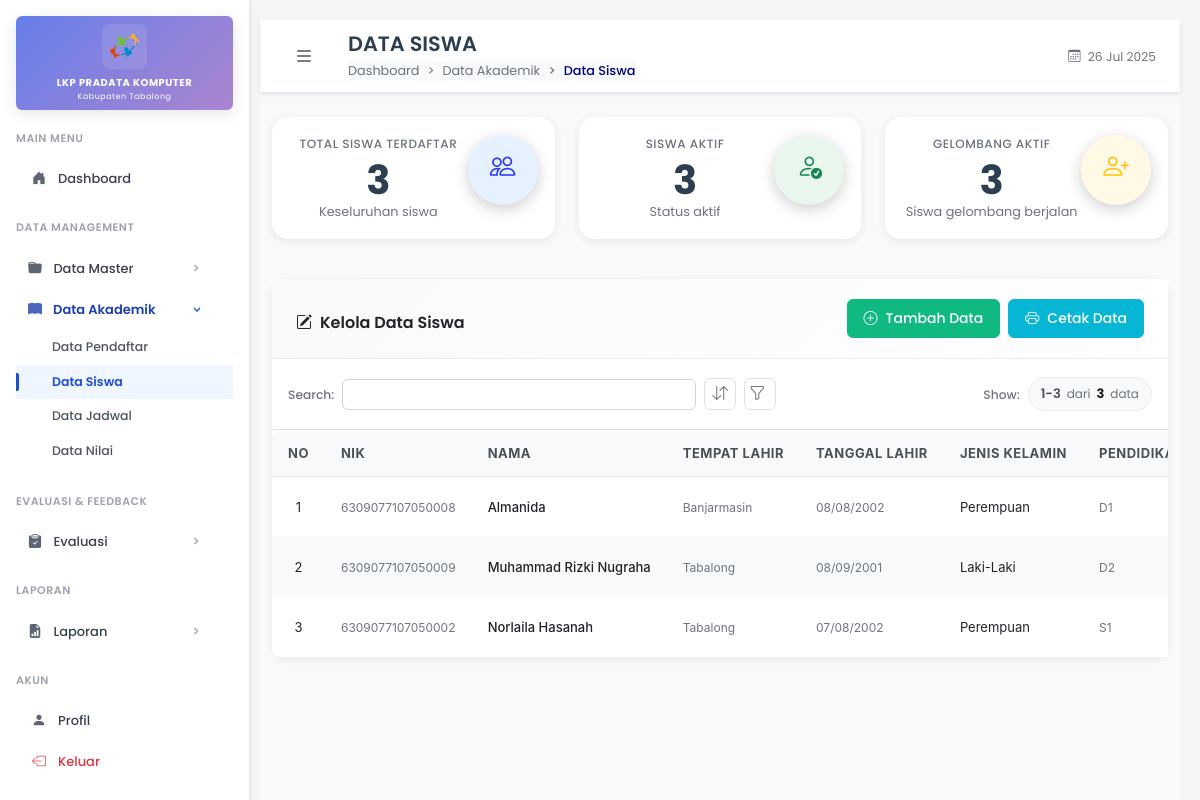
The app's page /pages/admin/siswa/index.php (signed in) with its own data.
### tables this page shows
CREATE TABLE `siswa` (
  `id_siswa` int(11) NOT NULL,
  `id_user` int(11) DEFAULT NULL,
  `id_kelas` int(11) DEFAULT NULL,
  `nik` varchar(16) DEFAULT NULL,
  `nama` varchar(100) DEFAULT NULL,
  `tempat_lahir` varchar(50) DEFAULT NULL,
  `tanggal_lahir` date DEFAULT NULL,
  `jenis_kelamin` enum('Laki-Laki','Perempuan') DEFAULT NULL,
  `pendidikan_terakhir` enum('SD','SLTP','SLTA','D1','D2','S1','S2','S3') DEFAULT NULL,
  `no_hp` varchar(20) DEFAULT NULL,
  `email` varchar(100) DEFAULT NULL,
  `alamat_lengkap` text DEFAULT NULL,
  `pas_foto` varchar(255) DEFAULT NULL,
  `ktp` varchar(255) DEFAULT NULL,
  `kk` varchar(255) DEFAULT NULL,
  `ijazah` varchar(255) DEFAULT NULL,
  `status_aktif` enum('aktif','nonaktif') DEFAULT NULL
);

### pages/admin/siswa/index.php (the view, shortened to what this page needs)
<?php
include '../../../includes/db.php';
$recordsPerPage = 20;
$currentPage = isset($_GET['page']) ? (int)$_GET['page'] : 1;
$currentPage = max(1, $currentPage);
$offset = ($currentPage - 1) * $recordsPerPage;
$countQuery = "SELECT COUNT(*) as total FROM siswa s
               LEFT JOIN user u ON s.id_user = u.id_user
               LEFT JOIN kelas k ON s.id_kelas = k.id_kelas
               LEFT JOIN gelombang g ON k.id_gelombang = g.id_gelombang";
$countResult = mysqli_query($conn, $countQuery);
$totalRecords = mysqli_fetch_assoc($countResult)['total'];
$query = "SELECT s.*, u.username, u.role, k.nama_kelas, g.nama_gelombang
          FROM siswa s
          LEFT JOIN user u ON s.id_user = u.id_user
          LEFT JOIN kelas k ON s.id_kelas = k.id_kelas
          LEFT JOIN gelombang g ON k.id_gelombang = g.id_gelombang
          ORDER BY s.id_siswa DESC
          LIMIT $recordsPerPage OFFSET $offset";
$result = mysqli_query($conn, $query);
$queryAktif = "SELECT COUNT(*) as total FROM siswa WHERE status_aktif = 'aktif'";
$resultAktif = mysqli_query($conn, $queryAktif);
$siswaAktif = mysqli_fetch_assoc($resultAktif)['total'];
$queryBaru = "SELECT COUNT(DISTINCT s.id_siswa) as total
              FROM siswa s
              JOIN kelas k ON s.id_kelas = k.id_kelas
              JOIN gelombang g ON k.id_gelombang = g.id_gelombang
              WHERE g.status = 'aktif'";
$resultBaru = mysqli_query($conn, $queryBaru);
$siswaBaru = mysqli_fetch_assoc($resultBaru)['total'];
?>
<!DOCTYPE html>
<html lang="id">
<head>
  <link rel="stylesheet" href="../../../assets/css/bootstrap.min.css" />
  <link rel="stylesheet" href="../../../assets/css/bootstrap-icons.css" />
  <link rel="stylesheet" href="../../../assets/css/fonts.css" />
  <link rel="stylesheet" href="../../../assets/css/styles.css" />
</head>
<body>
  <div class="d-flex">
    <?php include '../../../includes/sidebar/admin.php'; ?>
    <div class="flex-fill main-content">
      <nav class="top-navbar">
        <div class="container-fluid px-3 px-md-4">
          <div class="d-flex align-items-center">
            <div class="d-flex align-items-center flex-grow-1">
              <button class="btn btn-link text-dark p-2 me-3 sidebar-toggle" type="button" id="sidebarToggle">
                <i class="bi bi-list fs-4"></i>
              </button>
              <div class="page-info">
                <h2 class="page-title mb-1">DATA SISWA</h2>
                <nav aria-label="breadcrumb">
                  <ol class="breadcrumb page-breadcrumb mb-0">
                    <li class="breadcrumb-item">
                      <a href="../dashboard.php">Dashboard</a>
                    </li>
                    <li class="breadcrumb-item">
                      <a href="#">Data Akademik</a>
                    </li>
                    <li class="breadcrumb-item active" aria-current="page">Data Siswa</li>
                  </ol>
                </nav>
              </div>
            </div>
            <div class="d-flex align-items-center">
              <div class="navbar-page-info d-none d-md-block">
                <small class="text-muted">
                  <i class="bi bi-calendar3 me-1"></i>
                  <?= date('d M Y') ?>
                </small>
              </div>
            </div>
          </div>
        </div>
      </nav>
      <div class="container-fluid mt-4">
        <div class="row mb-4">
          <div class="col-md-4 mb-3">
            <div class="card stats-card stats-card-mobile">
              <div class="card-body">
                <div class="d-flex justify-content-between align-items-center stats-card-content">
                  <div class="flex-grow-1 stats-text-content">
                    <h6 class="mb-1 stats-title">Total Siswa Terdaftar</h6>
                    <h3 class="mb-0 stats-number"><?= number_format($totalRecords) ?></h3>
                    <small class="text-muted stats-subtitle">Keseluruhan siswa</small>
                  </div>
                  <div class="stats-icon bg-primary-light stats-icon-mobile">
                    <i class="bi bi-people text-primary"></i>
                  </div>
                </div>
              </div>
            </div>
          </div>
          <div class="col-md-4 mb-3">
            <div class="card stats-card stats-card-mobile">
              <div class="card-body">
                <div class="d-flex justify-content-between align-items-center stats-card-content">
                  <div class="flex-grow-1 stats-text-content">
                    <h6 class="mb-1 stats-title">Siswa Aktif</h6>
                    <h3 class="mb-0 stats-number"><?= number_format($siswaAktif) ?></h3>
                    <small class="text-muted stats-subtitle">Status aktif</small>
                  </div>
                  <div class="stats-icon bg-success-light stats-icon-mobile">
                    <i class="bi bi-person-check text-success"></i>
                  </div>
                </div>
              </div>
            </div>
          </div>
          <div class="col-md-4 mb-3">
            <div class="card stats-card stats-card-mobile">
              <div class="card-body">
                <div class="d-flex justify-content-between align-items-center stats-card-content">
                  <div class="flex-grow-1 stats-text-content">
                    <h6 class="mb-1 stats-title">Gelombang Aktif</h6>
                    <h3 class="mb-0 stats-number"><?= number_format($siswaBaru) ?></h3>
                    <small class="text-muted stats-subtitle">Siswa gelombang berjalan</small>
                  </div>
                  <div class="stats-icon bg-warning-light stats-icon-mobile">
                    <i class="bi bi-person-plus text-warning"></i>
                  </div>
                </div>
              </div>
            </div>
          </div>
        </div>
        <div class="card content-card">
          <div class="section-header">
            <div class="row align-items-center">
              <div class="col-md-6">
                <h5 class="mb-0 text-dark">
                  <i class="bi bi-pencil-square me-2"></i>Kelola Data Siswa
                </h5>
              </div>
              <div class="col-md-6 text-md-end">
                <div class="d-flex button-group-header justify-content-md-end">
                  <a href="tambah.php" class="btn btn-tambah-soft">
                    <i class="bi bi-plus-circle me-2"></i>Tambah Data
                  </a>
                  <button type="button"
                          class="btn btn-cetak-soft"
                          onclick="cetakLaporanPDF()"
                          id="btnCetakPDF"
                          title="Cetak laporan data siswa dalam format PDF">
                    <i class="bi bi-printer me-2"></i>Cetak Data
                  </button>
                </div>
              </div>
            </div>
          </div>
          <div class="p-3 border-bottom">
            <div class="row align-items-center">
              <div class="col-12">
                <div class="d-flex flex-wrap align-items-center gap-2 controls-container">
                  <div class="d-flex align-items-center search-container">
                    <label for="searchInput" class="me-2 mb-0 search-label">
                      <small>Search:</small>
                    </label>
                    <input type="search" id="searchInput" class="form-control form-control-sm search-input" />
                  </div>
                  <div class="dropdown">
                    <button class="btn btn-light btn-icon position-relative control-btn"
                            type="button"
                            data-bs-toggle="dropdown"
                            data-bs-display="static"
                            aria-expanded="false"
                            title="Sort">
                      <i class="bi bi-arrow-down-up"></i>
                    </button>
                  </div>
                  <div class="dropdown">
                    <button class="btn btn-light btn-icon position-relative control-btn"
                            type="button"
                            data-bs-toggle="dropdown"
                            aria-expanded="false"
                            id="filterButton"
                            title="Filter">
                      <i class="bi bi-funnel"></i>
                    </button>
                  </div>
                  <div class="ms-auto result-info d-flex align-items-center">
                    <label class="me-2 mb-0 search-label">
                      <small>Show:</small>
                    </label>
                    <div class="info-badge">
                      <span class="info-count"><?= (($currentPage - 1) * $recordsPerPage) + 1 ?>-<?= min($currentPage * $recordsPerPage, $totalRecords) ?></span>
                      <span class="info-separator">dari</span>
                      <span class="info-total"><?= number_format($totalRecords) ?></span>
                      <span class="info-label">data</span>
                    </div>
                  </div>
                </div>
              </div>
            </div>
          </div>
          <div class="table-responsive" style="overflow-x: auto; overflow-y: visible;">
            <table class="custom-table mb-0" id="siswaTable">
              <thead class="sticky-top">
                <tr>
                  <th>No</th>
                  <th>NIK</th>
                  <th>Nama</th>
                  <th>Tempat Lahir</th>
                  <th>Tanggal Lahir</th>
                  <th>Jenis Kelamin</th>
                  <th>Pendidikan</th>
                </tr>
              </thead>
              <tbody>
                <?php if (mysqli_num_rows($result) > 0): ?>
                  <?php
                  $no = ($currentPage - 1) * $recordsPerPage + 1;
                  while ($siswa = mysqli_fetch_assoc($result)):
                  ?>
                    <tr>
                      <td class="text-center align-middle" style="text-align: center !important;"><?= $no++ ?></td>
                      <td class="align-middle">
                        <small><?= htmlspecialchars($siswa['nik']) ?></small>
                      </td>
                      <td class="align-middle text-nowrap">
                        <div class="fw-medium"><?= htmlspecialchars($siswa['nama']) ?></div>
                      </td>
                      <td class="align-middle">
                        <small><?= htmlspecialchars($siswa['tempat_lahir']) ?></small>
                      </td>
                      <td class="align-middle">
                        <small><?= date('d/m/Y', strtotime($siswa['tanggal_lahir'])) ?></small>
                      </td>
                      <td class="align-middle">
                        <?php if($siswa['jenis_kelamin'] == 'Laki-Laki'): ?>
                          <span>Laki-Laki</span>
                        <?php else: ?>
                          <span>Perempuan</span>
                        <?php endif; ?>
                      </td>
                      <td class="align-middle">
                        <small><?= htmlspecialchars($siswa['pendidikan_terakhir']) ?></small>
                      </td>
                    </tr>
                  <?php endwhile; ?>
                <?php endif; ?>
              </tbody>
            </table>
          </div>
        </div>
      </div>
    </div>
  </div>
</body>
</html>

### pages/admin/siswa/index.php (style rules this page uses)
.button-group-header { gap: 8px; }

### records on screen
siswa: nik "6309077107050008", nama "Almanida", tempat_lahir "Banjarmasin", tanggal_lahir "08/08/2002", jenis_kelamin "Perempuan", pendidikan_terakhir "D1"
siswa: nik "6309077107050009", nama "Muhammad Rizki Nugraha", tempat_lahir "Tabalong", tanggal_lahir "08/09/2001", jenis_kelamin "Laki-Laki", pendidikan_terakhir "D2"
siswa: nik "6309077107050002", nama "Norlaila Hasanah", tempat_lahir "Tabalong", tanggal_lahir "07/08/2002", jenis_kelamin "Perempuan", pendidikan_terakhir "S1"

### other values on screen
$totalRecords "3"
$siswaAktif "3"
$siswaBaru "3"
min($currentPage * $recordsPerPage, $totalRecords) "3"
